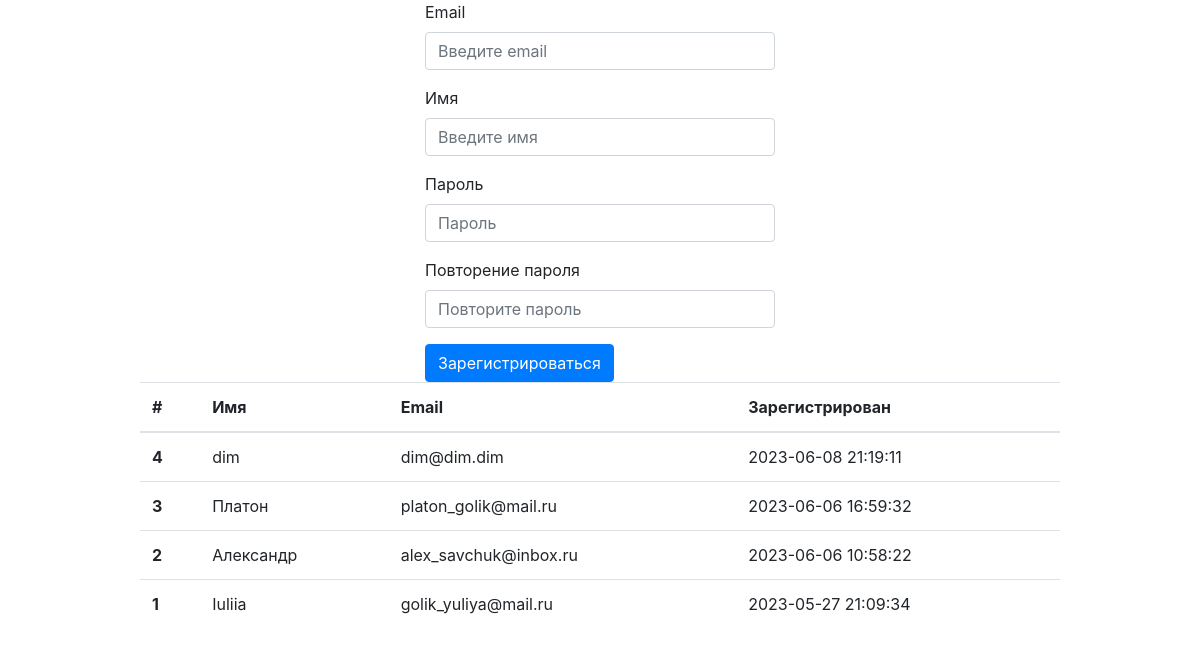
/reg, run on the app's committed database.
### tables this page shows
CREATE TABLE `users` (
  `id` int NOT NULL,
  `name` varchar(255) NOT NULL,
  `email` varchar(255) NOT NULL,
  `password` varchar(255) NOT NULL,
  `created_at` datetime DEFAULT NULL,
  `updated_at` datetime DEFAULT NULL ON UPDATE CURRENT_TIMESTAMP
);

### application/core/view.php (called while the page is built, shortened)
<?php
class View implements IView
{
    public static $template_view = 'head_view.php';
    function generate($content_view, $data = null)
    {
        include 'application/views/'.self::$template_view;
    }
}
?>

### application/controllers/controller_reg.php (called while the page is built)
<?php
class Controller_Reg extends Controller
{
    function index()
    {
        $data = array();
        $data['title'] = 'Регистрация';
        $this->view->generate('reg_view.php', $data);
    }
}

### application/bootstrap.php (called while the page is built, shortened)
<?php
include './app/db.php';
require_once 'core/view.php';
require_once 'core/route.php';
Route::run();
?>

### index.php (called while the page is built, shortened)
<?php
require_once ROOT_APP."/bootstrap.php";

### app/db.php (called while the page is built, shortened)
<?php
function get_connection()
{
    return new PDO('mysql:host=localhost;dbname=registration', 'root', 'root');
}
function getUsersList()
{
    $query = 'SELECT * FROM users ORDER BY id DESC';
    $db = get_connection();
    return $db->query($query, PDO::FETCH_ASSOC);
}

### application/views/reg_view.php (the view, shortened to what this page needs)
<div class="container">
    <div class="row justify-content-center">
        <div class="col-4">
            <form id="registration">
                <div class="form-group">
                    <label for="email">Email</label>
                    <input type="email" class="form-control" id="email" name="email" aria-describedby="emailHelp" placeholder="Введите email">
                </div>
                <div class="form-group">
                    <label for="name">Имя</label>
                    <input type="text" class="form-control" id="name" name="name" aria-describedby="emailHelp" placeholder="Введите имя">
                </div>
                <div class="form-group">
                    <label for="password">Пароль</label>
                    <input type="password" class="form-control" id="password" name="password" placeholder="Пароль">
                </div>
                <div class="form-group">
                    <label for="repeat-password">Повторение пароля</label>
                    <input type="password" class="form-control" id="repeat-password" name="repeat-password" placeholder="Повторите пароль">
                </div>
                <button type="submit" class="btn btn-primary">Зарегистрироваться</button>
            </form>
        </div>
    </div>
    <div class="row justify-content-center">
        <div class="col-10">
            <table class="table">
                <thead>
                    <tr>
                        <th>#</th>
                        <th>Имя</th>
                        <th>Email</th>
                        <th>Зарегистрирован</th>
                    </tr>
                </thead>
                <tbody>
                    <?php
                        $users = getUsersList();
                    ?>
                    <?php if(!empty($users)): ?>
                        <?php foreach($users as $user): ?>
                            <tr>
                                <th scope="row"><?= $user['id'] ?></th>
                                <td><?= $user['name'] ?></td>
                                <td><?= $user['email'] ?></td>
                                <td><?= $user['created_at'] ?></td>
                            </tr>
                        <?php endforeach; ?>
                    <?php endif; ?>
                </tbody>
            </table>
        </div>
    </div>
</div>

### application/core/route.php (shortened to what this page needs)
<?
class Route {
    public static function run()
    {
        $routes = explode('/', $_SERVER['REQUEST_URI']);
        if( ($routes[1] === "/" || empty($routes[1])) && empty($routes[2]))
        {
            $controller = 'Main';
            $model = "Main";
            $action = "index";
        }
        else if (!empty($routes[1]))
        {
            if(!empty($routes[2]))
                $action = $routes[2];
            else
                $action = 'index';
        }
        $controller = new $controller;
        $action = $action;
        if(method_exists($controller, $action))
        {
            $controller->$action();
        }
        else
        {
            Route::ErrorPage404();
        }
    }
}

### application/views/head_view.php (shortened to what this page needs)
<!DOCTYPE html>
<html lang="ru">
    <head>
        <link rel="stylesheet" href="https://maxcdn.bootstrapcdn.com/bootstrap/4.0.0-alpha.6/css/bootstrap.min.css">
    </head>
    <body>
        <?php
            include 'application/views/'.$content_view;
        ?>
    </body>
</html>

### data on the page
users: id "4", name "dim", email "dim@dim.dim", created_at "2023-06-08 21:19:11"
users: id "3", name "Платон", email "platon_golik@mail.ru", created_at "2023-06-06 16:59:32"
users: id "2", name "Александр", email "alex_savchuk@inbox.ru", created_at "2023-06-06 10:58:22"
users: id "1", name "Iuliia", email "golik_yuliya@mail.ru", created_at "2023-05-27 21:09:34"
